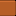

A 2D game scene composited from a Tiled map and its tileset images. What follows is a short description and the map's XML, with every tile layer's data as written:
An orthogonal 1x1 tile map with 16x16 px tiles, 1 tile layer (Tile Layer 1).

<map version="1.2" tiledversion="1.2.4" orientation="orthogonal" renderorder="right-down" width="1" height="1" tilewidth="16" tileheight="16" infinite="0" nextlayerid="2" nextobjectid="1">
 <tileset firstgid="1" source="Roguelike RPG pack.tsx" />
 <layer id="1" name="Tile Layer 1" width="1" height="1">
  <data encoding="csv">
1503
</data>
 </layer>
</map>
